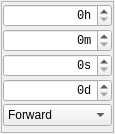
<?xml version="1.0" encoding="UTF-8"?>
<ui version="4.0">
 <class>EventTimeEditWidget</class>
 <widget class="QWidget" name="EventTimeEditWidget">
  <property name="geometry">
   <rect>
    <x>0</x>
    <y>0</y>
    <width>115</width>
    <height>134</height>
   </rect>
  </property>
  <property name="sizePolicy">
   <sizepolicy hsizetype="Preferred" vsizetype="Fixed">
    <horstretch>0</horstretch>
    <verstretch>0</verstretch>
   </sizepolicy>
  </property>
  <layout class="QHBoxLayout" name="horizontalLayout">
   <property name="spacing">
    <number>1</number>
   </property>
   <property name="margin">
    <number>1</number>
   </property>
   <item>
    <widget class="QFrame" name="frame">
     <property name="frameShape">
      <enum>QFrame::StyledPanel</enum>
     </property>
     <property name="frameShadow">
      <enum>QFrame::Raised</enum>
     </property>
     <layout class="QVBoxLayout" name="verticalLayout">
      <property name="spacing">
       <number>1</number>
      </property>
      <property name="margin">
       <number>1</number>
      </property>
      <item>
       <widget class="QSpinBox" name="hourSpin">
        <property name="font">
         <font>
          <family>Monospace</family>
         </font>
        </property>
        <property name="alignment">
         <set>Qt::AlignRight|Qt::AlignTrailing|Qt::AlignVCenter</set>
        </property>
        <property name="suffix">
         <string>h</string>
        </property>
        <property name="maximum">
         <number>23</number>
        </property>
       </widget>
      </item>
      <item>
       <widget class="QSpinBox" name="minuteSpin">
        <property name="font">
         <font>
          <family>Monospace</family>
         </font>
        </property>
        <property name="alignment">
         <set>Qt::AlignRight|Qt::AlignTrailing|Qt::AlignVCenter</set>
        </property>
        <property name="suffix">
         <string>m</string>
        </property>
        <property name="maximum">
         <number>59</number>
        </property>
       </widget>
      </item>
      <item>
       <widget class="QSpinBox" name="secondSpin">
        <property name="font">
         <font>
          <family>Monospace</family>
         </font>
        </property>
        <property name="alignment">
         <set>Qt::AlignRight|Qt::AlignTrailing|Qt::AlignVCenter</set>
        </property>
        <property name="suffix">
         <string>s</string>
        </property>
        <property name="maximum">
         <number>59</number>
        </property>
       </widget>
      </item>
      <item>
       <widget class="QSpinBox" name="daySpin">
        <property name="font">
         <font>
          <family>Monospace</family>
         </font>
        </property>
        <property name="alignment">
         <set>Qt::AlignRight|Qt::AlignTrailing|Qt::AlignVCenter</set>
        </property>
        <property name="suffix">
         <string>d</string>
        </property>
        <property name="maximum">
         <number>99999</number>
        </property>
       </widget>
      </item>
      <item>
       <widget class="QComboBox" name="directionCombo">
        <item>
         <property name="text">
          <string>Forward</string>
         </property>
        </item>
        <item>
         <property name="text">
          <string>Backward</string>
         </property>
        </item>
       </widget>
      </item>
     </layout>
    </widget>
   </item>
  </layout>
 </widget>
 <resources/>
 <connections/>
</ui>
